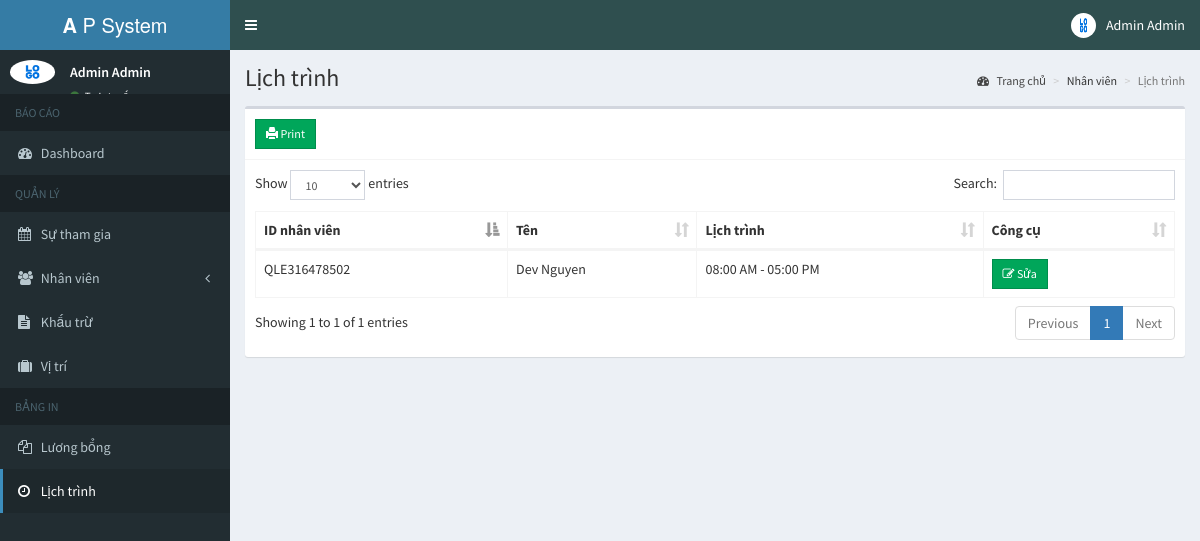
The page /admin/schedule_employee.php (signed in) on the database its author committed.
### tables this page shows
CREATE TABLE `employees` (
  `id` int(11) NOT NULL,
  `employee_id` varchar(15) NOT NULL,
  `firstname` varchar(50) NOT NULL,
  `lastname` varchar(50) NOT NULL,
  `address` text NOT NULL,
  `birthdate` date NOT NULL,
  `contact_info` varchar(100) NOT NULL,
  `gender` varchar(10) NOT NULL,
  `position_id` int(11) NOT NULL,
  `schedule_id` int(11) NOT NULL,
  `photo` varchar(200) NOT NULL,
  `created_on` date NOT NULL
);

CREATE TABLE `schedules` (
  `id` int(11) NOT NULL,
  `time_in` time NOT NULL,
  `time_out` time NOT NULL
);

### admin/includes/session.php (called while the page is built, shortened)
<?php
	include 'includes/conn.php';
	$sql = "SELECT * FROM admin WHERE id = '".$_SESSION['admin']."'";
	$query = $conn->query($sql);
	$user = $query->fetch_assoc();
?>

### admin/schedule_employee.php (the view, shortened to what this page needs)
<?php include 'includes/session.php'; ?>
<?php include 'includes/header.php'; ?>
<body class="hold-transition skin-blue sidebar-mini">
<div class="wrapper">
  <?php include 'includes/navbar.php'; ?>
  <?php include 'includes/menubar.php'; ?>
  <div class="content-wrapper">
    <section class="content-header">
      <h1>
        Lịch trình
      </h1>
      <ol class="breadcrumb">
        <li><a href="#"><i class="fa fa-dashboard"></i> Trang chủ</a></li>
        <li>Nhân viên</li>
        <li class="active">Lịch trình</li>
      </ol>
    </section>
    <section class="content">
      <div class="row">
        <div class="col-xs-12">
          <div class="box">
            <div class="box-header with-border">
              <a href="schedule_print.php" class="btn btn-success btn-sm btn-flat"><span class="glyphicon glyphicon-print"></span> Print</a>
            </div>
            <div class="box-body">
              <table id="example1" class="table table-bordered">
                <thead>
                  <th>ID nhân viên</th>
                  <th>Tên</th>
                  <th>Lịch trình</th>
                  <th>Công cụ</th>
                </thead>
                <tbody>
                  <?php
                    $sql = "SELECT *, employees.id AS empid FROM employees LEFT JOIN schedules ON schedules.id=employees.schedule_id";
                    $query = $conn->query($sql);
                    while($row = $query->fetch_assoc()){
                      echo "
                        <tr>
                          <td>".$row['employee_id']."</td>
                          <td>".$row['firstname'].' '.$row['lastname']."</td>
                          <td>".date('h:i A', strtotime($row['time_in'])).' - '.date('h:i A', strtotime($row['time_out']))."</td>
                          <td>
                            <button class='btn btn-success btn-sm edit btn-flat' data-id='".$row['empid']."'><i class='fa fa-edit'></i> Sửa</button>
                          </td>
                        </tr>
                      ";
                    }
                  ?>
                </tbody>
              </table>
            </div>
          </div>
        </div>
      </div>
    </section>
  </div>
</div>
</body>
</html>

### admin/includes/navbar.php (shortened to what this page needs)
<header class="main-header">
    <a href="home.php" class="logo">
      <span class="logo-lg"><b>A</b> P System</span>
    </a>
    <nav class="navbar navbar-static-top">
      <a href="#" class="sidebar-toggle" data-toggle="push-menu" role="button">
      </a>
      <div class="navbar-custom-menu">
        <ul class="nav navbar-nav">
          <li class="dropdown user user-menu">
            <a href="#" class="dropdown-toggle" data-toggle="dropdown">
              <img src="<?php echo (!empty($user['photo'])) ? '../images/'.$user['photo'] : '../images/profile.jpg'; ?>" class="user-image" alt="User Image">
              <span class="hidden-xs"><?php echo $user['firstname'].' '.$user['lastname']; ?></span>
            </a>
          </li>
        </ul>
      </div>
    </nav>
  </header>

### admin/includes/menubar.php (shortened to what this page needs)
<aside class="main-sidebar">
    <section class="sidebar">
      <div class="user-panel">
        <div class="pull-left image">
          <img src="<?php echo (!empty($user['photo'])) ? '../images/'.$user['photo'] : '../images/profile.jpg'; ?>" class="img-circle" alt="User Image">
        </div>
        <div class="pull-left info">
          <p><?php echo $user['firstname'].' '.$user['lastname']; ?></p>
          <a><i class="fa fa-circle text-success"></i> Trực tuyến</a>
        </div>
      </div>
      <ul class="sidebar-menu" data-widget="tree">
        <li class="header">BÁO CÁO</li>
        <li class=""><a href="home.php"><i class="fa fa-dashboard"></i> <span>Dashboard</span></a></li>
        <li class="header">QUẢN LÝ</li>
        <li><a href="attendance.php"><i class="fa fa-calendar"></i> <span>Sự tham gia</span></a></li>
        <li class="treeview">
          <a href="#">
            <i class="fa fa-users"></i>
            <span>Nhân viên</span>
            <span class="pull-right-container">
              <i class="fa fa-angle-left pull-right"></i>
            </span>
          </a>
        </li>
        <li><a href="deduction.php"><i class="fa fa-file-text"></i> Khấu trừ</a></li>
        <li><a href="position.php"><i class="fa fa-suitcase"></i> Vị trí</a></li>
        <li class="header">BẢNG IN</li>
        <li><a href="payroll.php"><i class="fa fa-files-o"></i> <span>Lương bổng</span></a></li>
        <li><a href="schedule_employee.php"><i class="fa fa-clock-o"></i> <span>Lịch trình</span></a></li>
      </ul>
    </section>
  </aside>

### rows shown on the page
employees: employee "QLE316478502", firstname "Dev", lastname "Nguyen", schedule.time_in "08:00 AM", schedule.time_out "05:00 PM"

### other values the page prints
$user['firstname'] "Admin"
$user['lastname'] "Admin"
